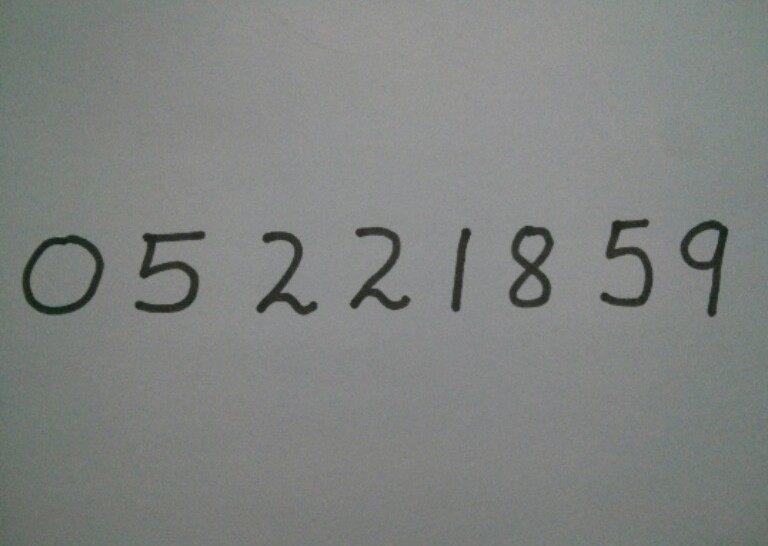
#> input picture ch7/digit.jpg, 768 x 546 px
$ jupyter execute --allow-errors ocr.ipynb   (shell and % lines are left out)
#> lines starting #> are read from the running program, lines starting #| are printed output that depends on the picture; after the words box and inside, x2 and y2 are one past the last pixel; in counts of white or black regions, pixels touching at a corner belong together
### ch7/ocr_mnist.py
from keras.datasets import mnist
from keras.models import Sequential
from keras.layers.core import Dense, Dropout, Activation, Flatten
from keras.layers import Convolution2D, MaxPooling2D
from keras.optimizers import SGD, Adam, RMSprop
from keras.utils import np_utils
image_w = 28
image_h = 28
nb_classes = 10
# [20 lines left out: function main, not called in this run]
def build_model():
  # MLP 모델 구축
  model = Sequential()
  model = Sequential()
  model.add(Dense(512, input_shape=(784,)))
  model.add(Activation('relu'))
  model.add(Dropout(0.2))
  model.add(Dense(512))
  model.add(Activation('relu'))
  model.add(Dropout(0.2))
  model.add(Dense(10))
  model.add(Activation('softmax'))
  model.compile(loss='categorical_crossentropy',
    optimizer=RMSprop(),
    metrics=['accuracy'])
  return model
# [2 lines that do not run on import are left out]

### ch7/ocr.ipynb
[cell 1]
import sys
import numpy as np
import cv2
# 이미지 읽어 들이기 --- (※ 1)
# im = cv2.imread('ttt2.PNG')
im = cv2.imread('digit.jpg')
#> im is the input picture: shape (546, 768, 3); mean B, G, R 128.4, 130.8, 127.7

[cell 2]
# Will use matplotlib for showing the image
from matplotlib import pyplot as plt

# Plot
# cv2.imshow('image',im) 대용
plt.imshow(im)

[cell 3]
# 그레이스케일로 변환하고 블러를 걸고 이진화하기 --- (※2)
gray = cv2.cvtColor(im, cv2.COLOR_BGR2GRAY)
blur = cv2.GaussianBlur(gray, (5, 5), 0)
thresh = cv2.adaptiveThreshold(blur, 255, 1, 1, 11, 2)
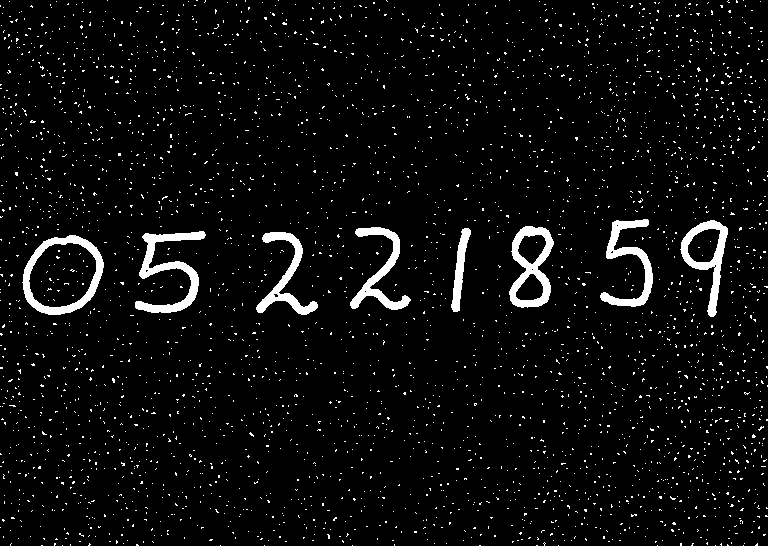
#> thresh: shape (546, 768); 4.6% white; 3245 white regions (3237 under 20 px)
#thresh = cv2.adaptiveThreshold(gray, 255, 1, 1, 11, 2)

[cell 4]
# 윤곽 추출하기 --- (※3)
contours = cv2.findContours(
  thresh, cv2.RETR_LIST, cv2.CHAIN_APPROX_SIMPLE)[1]
#> contours = 3264 contours, 3252 with area under 20; largest, box (x1, y1, x2, y2) and area: (22, 235, 104, 315) 4870, (28, 242, 97, 308) 3384, (509, 226, 554, 308) 2522, (680, 220, 728, 317) 2042, (135, 231, 206, 313) 1582

[cell 5]
len(contours)
#> Out = 3264

[cell 6]
# 추출한 윤곽을 반복 처리하기 --- (※4)
for cnt in contours:
  x, y, w, h = cv2.boundingRect(cnt) # --- (※5)
  if h < 20: continue # 너무 작으면 건너뛰기
  red = (0, 0, 255)
  cv2.rectangle(im, (x, y), (x+w, y+h), red, 2)
#> this loop made 3264 passes
#> (cnt, x, y, w, h) on passes 5, 6, 11: ([[536, 545], [537, 545]], 536, 545, 2, 1), ([[479, 545], [480, 545]], 479, 545, 2, 1), ([[41, 545], [42, 545]], 41, 545, 2, 1)
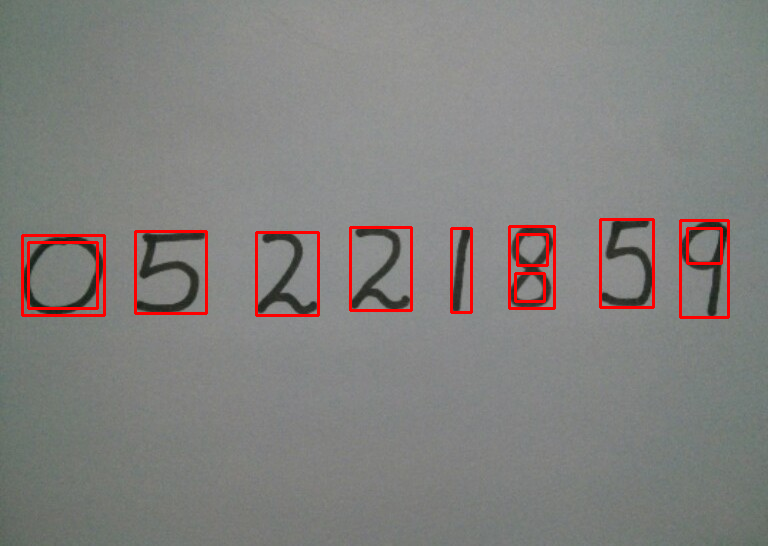
#> im: shape (546, 768, 3); 2.05% of pixels changed, all inside (x1, y1, x2, y2) = (21, 218, 730, 319)

# cv2.imwrite('numbers-cnt.PNG', im)
plt.imshow(im)

[cell 7]
len(contours)
#> Out = 3264

http://hanzratech.in/2015/02/24/handwritten-digit-recognition-using-opencv-sklearn-and-python.html 참고하여 다른 방식으로 전처리해보자

[cell 8]
im = cv2.imread('ttt.png')
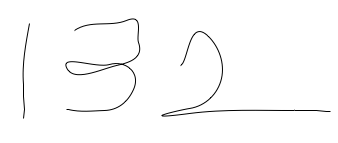
#> input picture ch7/ttt.png, 338 x 143 px
#> im is the input picture: shape (143, 338, 3); min 0, max 255, mean 250.9
# Convert to grayscale and apply Gaussian filtering
im_gray = cv2.cvtColor(im, cv2.COLOR_BGR2GRAY)
#im_gray = cv2.GaussianBlur(im_gray, (5, 5), 0)
# Threshold the image
ret, im_th = cv2.threshold(im_gray, 90, 255, cv2.THRESH_BINARY_INV)
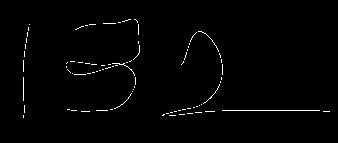
#> im_th: shape (143, 338); 1.2% white in thin lines or dots, all inside (x1, y1, x2, y2) = (23, 19, 330, 118)

plt.imshow(im_th)

[cell 9]
# Find contours in the image
contours = cv2.findContours(im_th.copy(), cv2.RETR_EXTERNAL, cv2.CHAIN_APPROX_SIMPLE)[1]
#> contours = 83 contours, all with area under 20
len(contours)
#> Out = 83

https://docs.opencv.org/master/d7/d4d/tutorial_py_thresholding.html 참고하여 다시...

https://docs.opencv.org/2.4/modules/imgproc/doc/structural_analysis_and_shape_descriptors.html

[cell 10]
#im = cv2.imread('ttt.png')
im = cv2.imread('digit.jpg')

gray = cv2.cvtColor(im, cv2.COLOR_BGR2GRAY)
blur = cv2.GaussianBlur(gray, (5, 5), 0)
# cv.medianBlur(img,5)
thresh = cv2.adaptiveThreshold(blur,255,cv2.ADAPTIVE_THRESH_GAUSSIAN_C,cv2.THRESH_BINARY,11,2)
#> thresh: shape (546, 768); 95.4% white; 3245 black regions (3237 under 20 px)
plt.imshow(thresh)

[cell 11]
contours = cv2.findContours(thresh, cv2.RETR_LIST, cv2.CHAIN_APPROX_SIMPLE)[1]
#> contours = 3469 contours, 3456 with area under 20; largest, box (x1, y1, x2, y2) and area: (0, 0, 768, 546) 417814, (21, 234, 105, 316) 5100, (29, 243, 96, 307) 3198, (508, 225, 555, 309) 2740, (679, 219, 729, 318) 2282
len(contours)
#> Out = 3469

[cell 12]
im2 = im.copy()
for cnt in contours:
  x, y, w, h = cv2.boundingRect(cnt) # --- (※5)
  if h < 20: continue # 너무 작으면 건너뛰기
  red = (0, 0, 255)
  cv2.rectangle(im2, (x, y), (x+w, y+h), red, 2)
#> this loop made 3469 passes
#> (x, y, w, h) on passes 8, 9, 12: (730, 541, 3, 4), (705, 541, 4, 5), (654, 540, 4, 4)
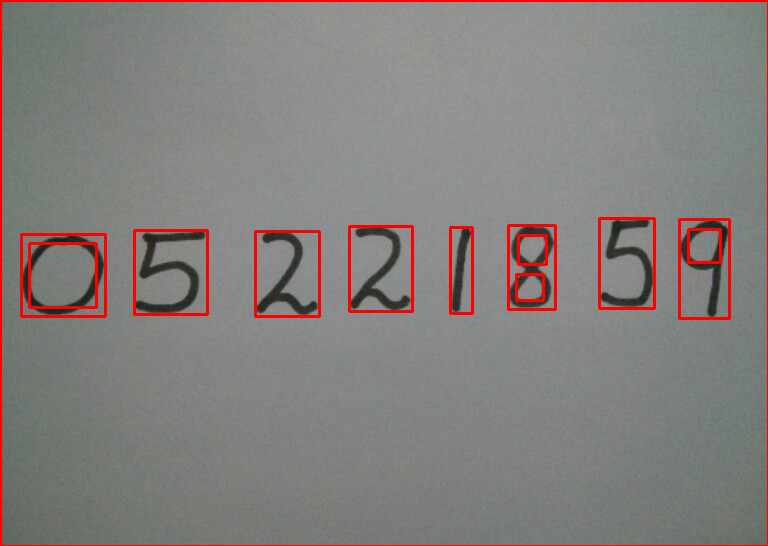
#> im2: shape (546, 768, 3); 3.01% of pixels changed, all inside (x1, y1, x2, y2) = (0, 0, 768, 546)

plt.imshow(im2)

[cell 13]
contours[4]
#> Out = [[433, 543], [434, 542], [435, 543], [434, 544]]

[cell 14]
# [cv2.contourArea(c,True) for c in contours]

[cell 15]
contours = cv2.findContours(thresh, cv2.RETR_TREE, cv2.CHAIN_APPROX_SIMPLE)[1]
#print(len(contours))
im2 = im.copy()
for i,cnt in enumerate(contours,0):
    x, y, w, h = cv2.boundingRect(cnt) # --- (※5)
    if h < 20: continue # 너무 작으면 건너뛰기
    red = (255, 0, 0)
    cv2.rectangle(im2, (x, y), (x+w, y+h), red, 2)
    cv2.putText(im2, str(i), (x, y+10), cv2.FONT_HERSHEY_SCRIPT_SIMPLEX, 0.5, (0, 0, 255))
#> this loop made 3469 passes
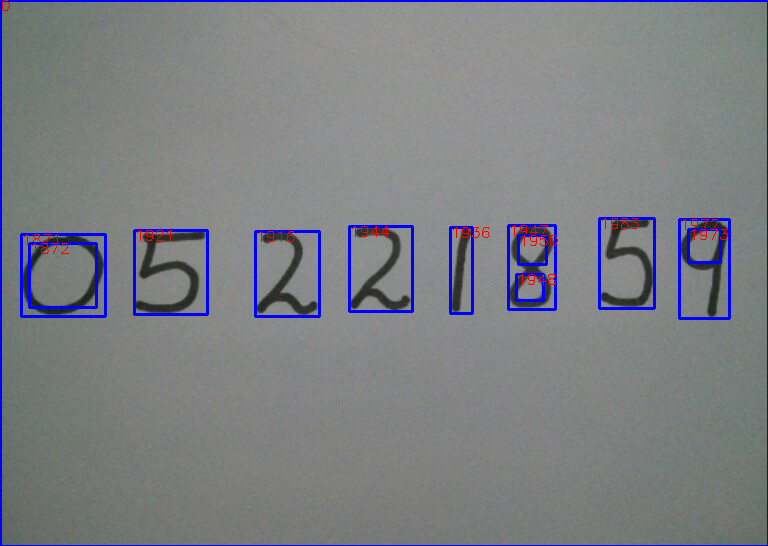
#> im2: shape (546, 768, 3); 3.2% of pixels changed, all inside (x1, y1, x2, y2) = (0, 0, 768, 546)


plt.imshow(im2)

[cell 16]
# 윤곽 추출하기 --- (※3)
contours = cv2.findContours(
    thresh,
    cv2.RETR_EXTERNAL,
    cv2.CHAIN_APPROX_SIMPLE)[1]

[cell 17]
# 추출한 윤곽을 반복 처리하기 --- (※4)
for cnt in contours:
    x, y, w, h = cv2.boundingRect(cnt) # --- (※5)
    if h < 20: continue # 너무 작으면 건너뛰기
    red = (0, 0, 255)
    cv2.rectangle(im, (x, y), (x+w, y+h), red, 2)
#> this loop made 1 pass
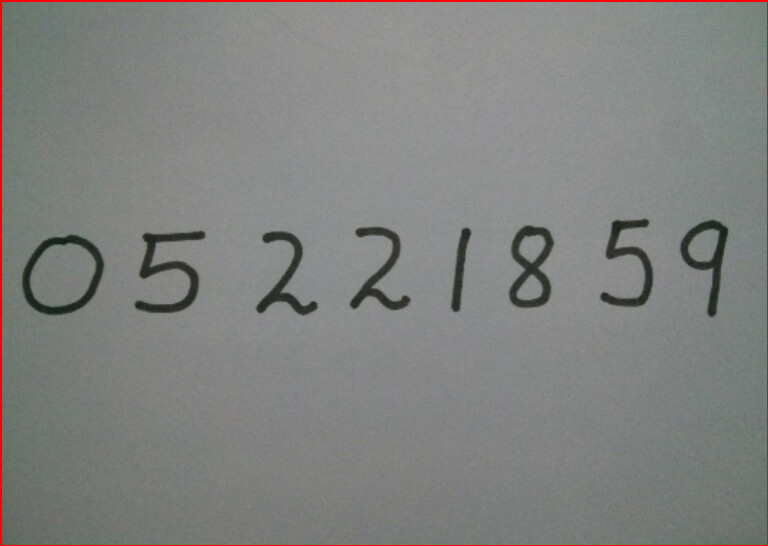
#> im: shape (546, 768, 3); 0.94% of pixels changed, all inside (x1, y1, x2, y2) = (0, 0, 768, 546)

#cv2.imwrite('numbers-cnt.PNG', im)
plt.imshow(im)

[cell 18]
import ocr_mnist
# MNIST 학습 데이터 읽어 들이기 --- (※1)
#> (the rest of this cell did not finish here and is left out)

[cell 19]
# 이미지 읽어 들이기 --- (※2)
im = cv2.imread('ttt2.PNG')
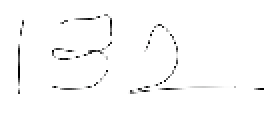
#> input picture ch7/ttt2.png, 135 x 57 px, found by its file name (shown 2 times larger)
#> im is the input picture: shape (57, 135, 3); mean B, G, R 250.7, 250.7, 250.7
#im = cv2.imread('numbers100.PNG')

plt.imshow(im)

[cell 20]
# 윤곽 추출하기 --- (※3)
gray = cv2.cvtColor(im, cv2.COLOR_BGR2GRAY) # 그레이스케일로 변환하기
#> gray: shape (57, 135)
blur = cv2.GaussianBlur(gray, (5, 5), 0) # 블러
#> blur: shape (57, 135)

#thresh = cv2.adaptiveThreshold(blur, 255, 1, 1, 11, 2) # 2진화
thresh = cv2.adaptiveThreshold(gray, 255, 1, 1, 11, 2) # 2진화
#> thresh: shape (57, 135); 3.1% white in thin lines or dots, all inside (x1, y1, x2, y2) = (9, 7, 132, 47)

# cv2.imwrite("numbers100-th.PNG", thresh)
plt.imshow(thresh)

[cell 21]
contours = cv2.findContours(thresh,cv2.RETR_EXTERNAL, cv2.CHAIN_APPROX_NONE)[1]
len(contours)
#> Out = 31

[cell 22]
# 추출한 좌표 정렬하기 --- (※4)
rects = []
im_w = im.shape[1]
for i, cnt in enumerate(contours):
    x, y, w, h = cv2.boundingRect(cnt)
    # if w < 10 or h < 10: continue # 너무 작으면 생략하기
    # if w > im_w / 5: continue # 너무 크면 생략하기
    y2 = round(y / 10) * 10 # Y좌표 맞추기
    index = y2 * im_w  + x
    rects.append((index, x, y, w, h))
#> this loop made 31 passes
#> cnt on passes 6, 7, 9, 11, 12, 13, 17, 18, 21, 23: [[9, 44], [9, 45], [9, 46], [9, 45]], [[117, 43]], [[72, 43], [73, 43], [74, 43], [73, 43]], [[26, 43], [27, 43], [28, 43], [27, 43]], [[77, 42], [78, 42]], [[80, 41]], [[52, 28], [53, 29], [53, 28]], [[37, 28], [38, 28], [39, 28], [38, 28]], [[73, 23], [73, 24], [72, 25], [73, 24]], [[74, 20], [74, 21]]
rects = sorted(rects, key=lambda x:x[0]) # 정렬하기

[cell 23]
print(rects)
#> (printed output is left out)

[cell 24]
index, x, y, w, h = rects[1]
num = gray[y:y+h, x:x+w] # 부분 이미지 추출하기
num = 255 - num # 반전하기
plt.imshow(num)

[cell 25]
# 여백을 주기위해 긴 길이 기준으로 1.8배짜리 박스 생성
ww = round((w if w > h else h) * 1.8)
spc = np.zeros((ww, ww))

# 실제 그리기 시작해야하는 점 -> 여백
wy = (ww-h)//2
wx = (ww-w)//2
# print(w,h,ww,wy,wx)

spc[wy:wy+h, wx:wx+w] = num
plt.imshow(spc)
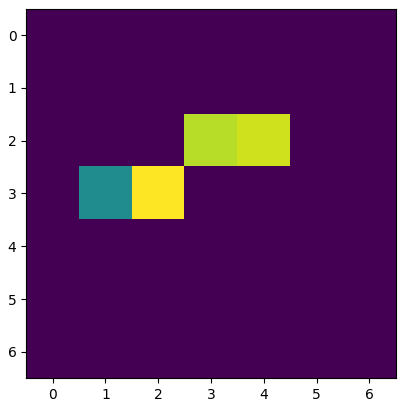
#> figure drawn by matplotlib, 1 panel

[cell 26]
num1 = cv2.resize(spc, (28, 28)) # MNIST 크기 맞추기
plt.imshow(num1)

#> (a cell that did not finish here is left out)

[cell 28]
# 해당 영역의 이미지 데이터 추출하기 --- (※5)
X = []
for i, r in enumerate(rects):
    index, x, y, w, h = r
    num = gray[y:y+h, x:x+w] # 부분 이미지 추출하기
    num = 255 - num # 반전하기
    # 정사각형 내부에 그림 옮기기
    ww = round((w if w > h else h) * 1.85)
    spc = np.zeros((ww, ww))
    wy = (ww-h)//2
    wx = (ww-w)//2
    spc[wy:wy+h, wx:wx+w] = num
    num = cv2.resize(spc, (28, 28)) # MNIST 크기 맞추기
    # cv2.imwrite(str(i)+"-num.PNG", num) # 자른 문자 저장하기
    # 데이터 정규화
    num = num.reshape(28*28)
    num = num.astype("float32") / 255
    X.append(num)
#> this loop made 31 passes
#> r on passes 1 to 12: (1360, 10, 10, 2, 8), (1380, 30, 10, 4, 2), (1387, 37, 8, 13, 2), (1402, 52, 7, 4, 11), (1427, 77, 12, 8, 4), (2709, 9, 22, 1, 21), (2726, 26, 24, 12, 5), (2741, 41, 20, 15, 8), (2772, 72, 23, 2, 3), (2774, 74, 20, 1, 2), (2775, 75, 15, 2, 4), (2785, 85, 17, 3, 5)
#> pass 3, `num = cv2.resize(spc, (28, 28))`:
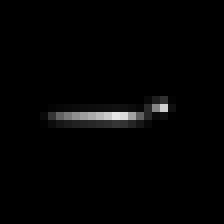
#> num: shape (28, 28) float64 (shown 8 times larger); min 0, max 229.9, mean 3.8
